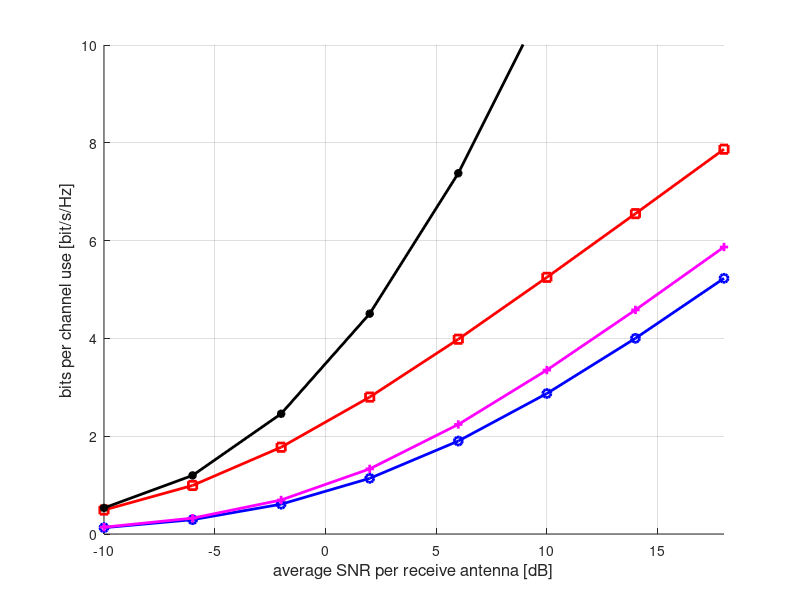

Write MATLAB code to recreate this figure. (Note: this script raises an error after producing the figure.)
function [] = HW6_Q2_1()


    %par.runId = 0; % simulation ID (used to reproduce results)
    %par.MR = 1; % receive antennas 
    %par.MT = 1; % transmit antennas (set not larger than MR!) 
    %par.mod = 'QPSK'; % modulation type: 'BPSK','QPSK','16QAM','64QAM'
    %par.SNRdB_list = -10:4:20; % list of SNR [dB] values to be simulated
    %par.trials = 200; % number of channel realizations
    %par.integral = 200; % number of Monte-Carlo integration samples
    %par.simName = [ 'P1CAP_' num2str(par.MR) 'x' num2str(par.MT) '_' par.mod ]; % simulation name (used for saving results)
    %cap_sim_fixthis(par);

    %par.MR = 4; % receive antennas 
    %par.MT = 1; % transmit antennas (set not larger than MR!) 
    %par.simName = [ 'P1CAP_' num2str(par.MR) 'x' num2str(par.MT) '_' par.mod ]; % simulation name (used for saving results)
    %cap_sim_fixthis(par);

    %par.MR = 1; % receive antennas 
    %par.MT = 4; % transmit antennas (set not larger than MR!) 
    %par.simName = [ 'P1CAP_' num2str(par.MR) 'x' num2str(par.MT) '_' par.mod ]; % simulation name (used for saving results)
    %cap_sim_fixthis(par);

    %par.MR = 4; % receive antennas 
    %par.MT = 4; % transmit antennas (set not larger than MR!) 
    %par.simName = [ 'P1CAP_' num2str(par.MR) 'x' num2str(par.MT) '_' par.mod ]; % simulation name (used for saving results)
    %cap_sim_fixthis(par);


    figure()
    hold on;
    load('P1CAP_1x1_QPSK_0.mat')
    plot(par.SNRdB_list,res.E_GCAP,'bo-','LineWidth',2)
    load('P1CAP_4x1_QPSK_0.mat')
    plot(par.SNRdB_list,res.E_GCAP,'rs-','LineWidth',2)
    load('P1CAP_1x4_QPSK_0.mat')
    plot(par.SNRdB_list,res.E_GCAP,'m+-','LineWidth',2)
    load('P1CAP_4x4_QPSK_0.mat')
    plot(par.SNRdB_list,res.E_GCAP,'k*-','LineWidth',2)
  grid on
  xlabel('average SNR per receive antenna [dB]','FontSize',12)
  ylabel('bits per channel use [bit/s/Hz]','FontSize',12)
  axis([min(par.SNRdB_list) max(par.SNRdB_list) 0 10])
  legend('1x1','4x1','1x4','4x4',2)
  title('Ergodic Capacity')
  set(gca,'FontSize',13)
  hold off;
